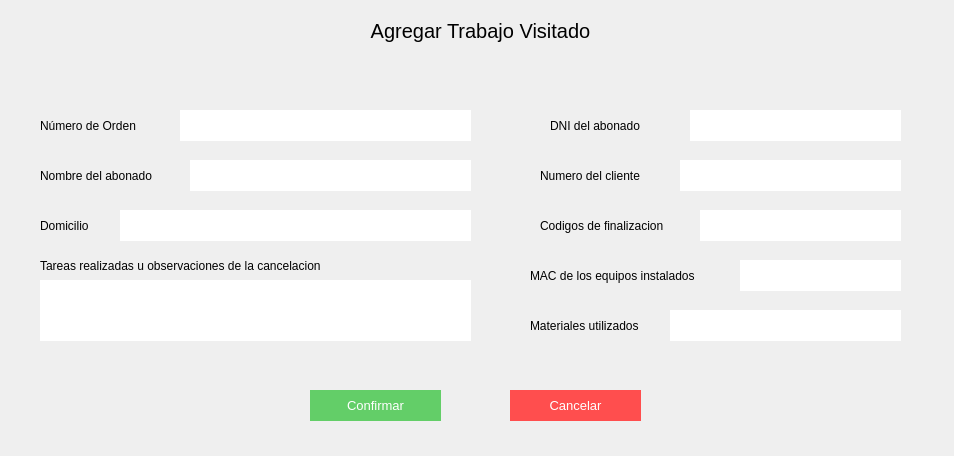
<?xml version="1.0" encoding="UTF-8"?>
<ui version="4.0">
 <class>Form</class>
 <widget class="QWidget" name="Form">
  <property name="geometry">
   <rect>
    <x>0</x>
    <y>0</y>
    <width>954</width>
    <height>456</height>
   </rect>
  </property>
  <property name="windowTitle">
   <string>Form</string>
  </property>
  <widget class="QLabel" name="label_2">
   <property name="geometry">
    <rect>
     <x>150</x>
     <y>10</y>
     <width>661</width>
     <height>41</height>
    </rect>
   </property>
   <property name="styleSheet">
    <string notr="true">font-size:20px;
</string>
   </property>
   <property name="text">
    <string>Agregar Trabajo Visitado</string>
   </property>
   <property name="alignment">
    <set>Qt::AlignCenter</set>
   </property>
  </widget>
  <widget class="QLineEdit" name="ca_input_1">
   <property name="geometry">
    <rect>
     <x>180</x>
     <y>110</y>
     <width>291</width>
     <height>31</height>
    </rect>
   </property>
   <property name="styleSheet">
    <string notr="true">border:none;
background-color: rgb(255, 255, 255);
font: 11pt &quot;MS Shell Dlg 2&quot;;</string>
   </property>
   <property name="text">
    <string/>
   </property>
  </widget>
  <widget class="QLabel" name="label">
   <property name="geometry">
    <rect>
     <x>40</x>
     <y>110</y>
     <width>121</width>
     <height>31</height>
    </rect>
   </property>
   <property name="styleSheet">
    <string notr="true">font: 11pt &quot;MS Shell Dlg 2&quot;;
text-align:center;</string>
   </property>
   <property name="text">
    <string>Número de Orden</string>
   </property>
  </widget>
  <widget class="QLabel" name="label_4">
   <property name="geometry">
    <rect>
     <x>40</x>
     <y>210</y>
     <width>71</width>
     <height>31</height>
    </rect>
   </property>
   <property name="styleSheet">
    <string notr="true">font: 11pt &quot;MS Shell Dlg 2&quot;;
text-align:center;</string>
   </property>
   <property name="text">
    <string>Domicilio</string>
   </property>
  </widget>
  <widget class="QLineEdit" name="ca_input_3">
   <property name="geometry">
    <rect>
     <x>120</x>
     <y>210</y>
     <width>351</width>
     <height>31</height>
    </rect>
   </property>
   <property name="styleSheet">
    <string notr="true">border:none;
background-color: rgb(255, 255, 255);
font: 11pt &quot;MS Shell Dlg 2&quot;;</string>
   </property>
   <property name="text">
    <string/>
   </property>
  </widget>
  <widget class="QLabel" name="label_5">
   <property name="geometry">
    <rect>
     <x>40</x>
     <y>250</y>
     <width>341</width>
     <height>31</height>
    </rect>
   </property>
   <property name="styleSheet">
    <string notr="true">font: 11pt &quot;MS Shell Dlg 2&quot;;
text-align:center;</string>
   </property>
   <property name="text">
    <string>Tareas realizadas u observaciones de la cancelacion</string>
   </property>
  </widget>
  <widget class="QLabel" name="label_6">
   <property name="geometry">
    <rect>
     <x>40</x>
     <y>310</y>
     <width>111</width>
     <height>31</height>
    </rect>
   </property>
   <property name="styleSheet">
    <string notr="true">font: 11pt &quot;MS Shell Dlg 2&quot;;
text-align:center;</string>
   </property>
   <property name="text">
    <string/>
   </property>
  </widget>
  <widget class="QPushButton" name="ca_btn_confirmar">
   <property name="geometry">
    <rect>
     <x>310</x>
     <y>390</y>
     <width>131</width>
     <height>31</height>
    </rect>
   </property>
   <property name="styleSheet">
    <string notr="true">background-color: rgb(99, 206, 104);
color:white;
font-size:10pt;
border:none;</string>
   </property>
   <property name="text">
    <string>Confirmar</string>
   </property>
  </widget>
  <widget class="QPushButton" name="ca_btn_cancelar">
   <property name="geometry">
    <rect>
     <x>510</x>
     <y>390</y>
     <width>131</width>
     <height>31</height>
    </rect>
   </property>
   <property name="styleSheet">
    <string notr="true">color:white;
font-size:10pt;
border:none;
background-color:#ff4e4e;</string>
   </property>
   <property name="text">
    <string>Cancelar</string>
   </property>
  </widget>
  <widget class="QLineEdit" name="ca_input_5">
   <property name="geometry">
    <rect>
     <x>690</x>
     <y>110</y>
     <width>211</width>
     <height>31</height>
    </rect>
   </property>
   <property name="styleSheet">
    <string notr="true">border:none;
background-color: rgb(255, 255, 255);
font: 11pt &quot;MS Shell Dlg 2&quot;;</string>
   </property>
   <property name="text">
    <string/>
   </property>
  </widget>
  <widget class="QLabel" name="label_7">
   <property name="geometry">
    <rect>
     <x>550</x>
     <y>110</y>
     <width>121</width>
     <height>31</height>
    </rect>
   </property>
   <property name="styleSheet">
    <string notr="true">font: 11pt &quot;MS Shell Dlg 2&quot;;
text-align:center;</string>
   </property>
   <property name="text">
    <string>DNI del abonado</string>
   </property>
  </widget>
  <widget class="QLineEdit" name="ca_input_7">
   <property name="geometry">
    <rect>
     <x>700</x>
     <y>210</y>
     <width>201</width>
     <height>31</height>
    </rect>
   </property>
   <property name="styleSheet">
    <string notr="true">border:none;
background-color: rgb(255, 255, 255);
font: 11pt &quot;MS Shell Dlg 2&quot;;</string>
   </property>
   <property name="text">
    <string/>
   </property>
  </widget>
  <widget class="QLabel" name="label_8">
   <property name="geometry">
    <rect>
     <x>540</x>
     <y>210</y>
     <width>151</width>
     <height>31</height>
    </rect>
   </property>
   <property name="styleSheet">
    <string notr="true">font: 11pt &quot;MS Shell Dlg 2&quot;;
text-align:center;</string>
   </property>
   <property name="text">
    <string>Codigos de finalizacion</string>
   </property>
  </widget>
  <widget class="QLineEdit" name="ca_input_6">
   <property name="geometry">
    <rect>
     <x>680</x>
     <y>160</y>
     <width>221</width>
     <height>31</height>
    </rect>
   </property>
   <property name="styleSheet">
    <string notr="true">border:none;
background-color: rgb(255, 255, 255);
font: 11pt &quot;MS Shell Dlg 2&quot;;</string>
   </property>
   <property name="text">
    <string/>
   </property>
  </widget>
  <widget class="QLabel" name="label_9">
   <property name="geometry">
    <rect>
     <x>540</x>
     <y>160</y>
     <width>131</width>
     <height>31</height>
    </rect>
   </property>
   <property name="styleSheet">
    <string notr="true">font: 11pt &quot;MS Shell Dlg 2&quot;;
text-align:center;</string>
   </property>
   <property name="text">
    <string>Numero del cliente</string>
   </property>
  </widget>
  <widget class="QLabel" name="label_10">
   <property name="geometry">
    <rect>
     <x>530</x>
     <y>260</y>
     <width>201</width>
     <height>31</height>
    </rect>
   </property>
   <property name="styleSheet">
    <string notr="true">font: 11pt &quot;MS Shell Dlg 2&quot;;
text-align:center;</string>
   </property>
   <property name="text">
    <string>MAC de los equipos instalados</string>
   </property>
  </widget>
  <widget class="QLineEdit" name="ca_input_8">
   <property name="geometry">
    <rect>
     <x>740</x>
     <y>260</y>
     <width>161</width>
     <height>31</height>
    </rect>
   </property>
   <property name="styleSheet">
    <string notr="true">border:none;
background-color: rgb(255, 255, 255);
font: 11pt &quot;MS Shell Dlg 2&quot;;</string>
   </property>
   <property name="text">
    <string/>
   </property>
  </widget>
  <widget class="QLabel" name="label_3">
   <property name="geometry">
    <rect>
     <x>40</x>
     <y>160</y>
     <width>141</width>
     <height>31</height>
    </rect>
   </property>
   <property name="styleSheet">
    <string notr="true">font: 11pt &quot;MS Shell Dlg 2&quot;;
text-align:center;</string>
   </property>
   <property name="text">
    <string>Nombre del abonado</string>
   </property>
  </widget>
  <widget class="QLineEdit" name="ca_input_2">
   <property name="geometry">
    <rect>
     <x>190</x>
     <y>160</y>
     <width>281</width>
     <height>31</height>
    </rect>
   </property>
   <property name="styleSheet">
    <string notr="true">border:none;
background-color: rgb(255, 255, 255);
font: 11pt &quot;MS Shell Dlg 2&quot;;</string>
   </property>
   <property name="text">
    <string/>
   </property>
  </widget>
  <widget class="QTextEdit" name="ca_input_4">
   <property name="geometry">
    <rect>
     <x>40</x>
     <y>280</y>
     <width>431</width>
     <height>61</height>
    </rect>
   </property>
   <property name="styleSheet">
    <string notr="true">border:none;
background-color: rgb(255, 255, 255);
font: 11pt &quot;MS Shell Dlg 2&quot;;</string>
   </property>
  </widget>
  <widget class="QLabel" name="label_11">
   <property name="geometry">
    <rect>
     <x>530</x>
     <y>310</y>
     <width>131</width>
     <height>31</height>
    </rect>
   </property>
   <property name="styleSheet">
    <string notr="true">font: 11pt &quot;MS Shell Dlg 2&quot;;
text-align:center;</string>
   </property>
   <property name="text">
    <string>Materiales utilizados</string>
   </property>
  </widget>
  <widget class="QLineEdit" name="ca_input_9">
   <property name="geometry">
    <rect>
     <x>670</x>
     <y>310</y>
     <width>231</width>
     <height>31</height>
    </rect>
   </property>
   <property name="styleSheet">
    <string notr="true">border:none;
background-color: rgb(255, 255, 255);
font: 11pt &quot;MS Shell Dlg 2&quot;;</string>
   </property>
   <property name="text">
    <string/>
   </property>
  </widget>
 </widget>
 <resources/>
 <connections/>
</ui>
